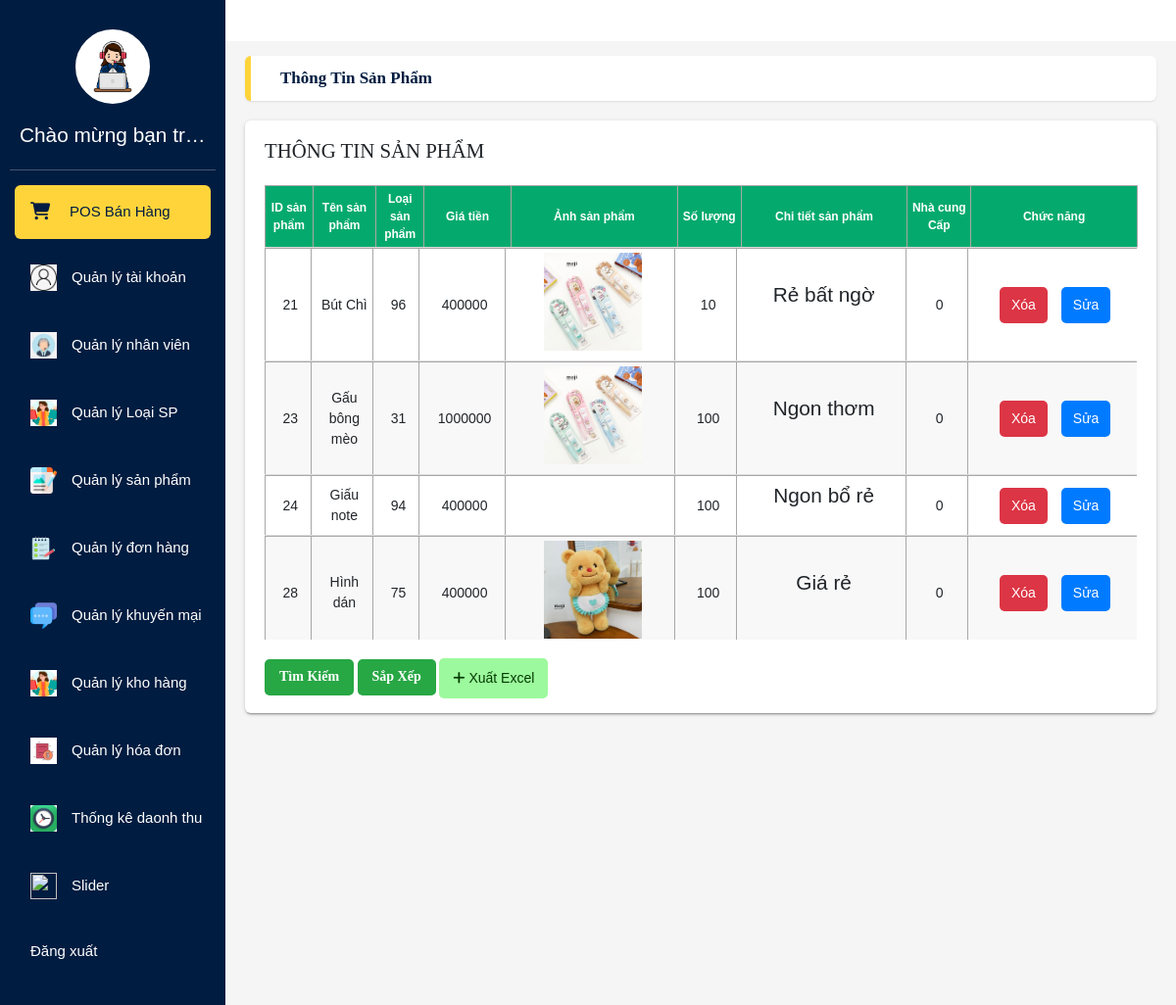
/SanPham/Show, run on the app's committed database.
### tables this page shows
CREATE TABLE `tblsanpham` (
  `id_sanpham` int(11) NOT NULL,
  `tensp` varchar(255) NOT NULL,
  `loaisp_id` int(11) NOT NULL,
  `giasp` float NOT NULL,
  `khuyenmai` float NOT NULL,
  `anhsp` varchar(255) NOT NULL,
  `soluong` int(11) NOT NULL,
  `chitiet_sp` text NOT NULL,
  `id_NCC` int(11) NOT NULL
);

### mvc/core/Controller.php (called while the page is built, shortened)
<?php
    class Controller{
        public function viewAdmin($view, $data=[]){
            require_once "./mvc/views/Admin/".$view.".php";
        }
    }
?>

### mvc/controllers/SanPham.php (called while the page is built, shortened)
<?php
class SanPham extends Controller{
    function Show(){
        $teo = $this->model("SanPhamModel");
        $this->viewAdmin("SanPhamView",
        ["SP"=>$teo->listSanPham()]
        );
    }
    }
?>

### mvc/core/App.php (called while the page is built, shortened)
<?php
class App{
    protected $action="SayHi";
    function __construct(){
        $arr = $this->UrlProcess();
        if( file_exists("./mvc/controllers/".$arr[0].".php") ){
            unset($arr[0]);
        }
        $this->controller = new $this->controller;
        if(isset($arr[1])){
            if( method_exists( $this->controller , $arr[1]) ){
                $this->action = $arr[1];
            }
            unset($arr[1]);
        }
        $this->params = $arr?array_values($arr):[];
        call_user_func_array([$this->controller, $this->action], $this->params );
    }
    function UrlProcess(){
        if( isset($_GET["url"]) ){
            return explode("/", filter_var(trim($_GET["url"], "/")));
        }
    }
}
?>

### index.php (called while the page is built, shortened)
<?php
    $myApp = new App();
?>

### mvc/core/DB.php (called while the page is built, shortened)
<?php
    class DB{
        protected $servername = "localhost";
        protected $username = "root";
        protected $password = "";
        function __construct(){
            $this->con = mysqli_connect($this->servername, $this->username, $this->password);
        }
    }
?>

### mvc/models/SanphamModel.php (called while the page is built, shortened)
<?php
class SanPhamModel extends DB{
    public function listSanPham(){
        $sql = "SELECT * FROM tblsanpham";
         return $result = mysqli_query($this->con,$sql);
    }
}
?>

### mvc/views/Admin/SanPhamView.php (the view, shortened to what this page needs)
<?php
include(__DIR__ . '/../../views/header.php');
include(__DIR__ . '/../../views/Left_side.php');
?>
 <main class="app-content">
        <div class="app-title">
            <ul class="app-breadcrumb breadcrumb side">
            <li class="breadcrumb-item active"><a href="frmThongTinSP.php"><b>Thông tin sản phẩm</b></a></li>
            </ul>
        </div>
        <div class="row">
            <div class="col-md-12">
                <div class="tile">
                    <div class="tile-body" >
    <?php
        if(mysqli_num_rows($data["SP"])>0){
                echo "<p>THÔNG TIN SẢN PHẨM</p>";
                echo"<table id='customers'>";
                    echo "<thead>";
                        echo "<tr>
                        <th>ID sản phẩm</th>
                        <th>Tên sản phẩm</th>
                        <th> Loại sản phẩm</th>
                        <th>Giá tiền</th>
                        <th>Ảnh sản phẩm</th>
                        <th>Số lượng</th>
                        <th>Chi tiết sản phẩm</th>
                         <th> Nhà cung Cấp </th>
                        <th>Chức năng</th>
                        </tr>
                    </thead>
                    <tbody>";
                        while($row = mysqli_fetch_assoc($data["SP"])){
                            echo "<tr>";
                            echo "<td> " .$row["id_sanpham"]. "</td>";
                            echo "<td> " .$row["tensp"]. "</td>";
                            echo "<td> " .$row["loaisp_id"]. "</td>";
                            echo "<td> " .$row["giasp"]. "</td>";
                            echo "<td>  <img src='/CHVanPhongPham/public/uploads/" . $row["anhsp"] ."' alt='' width='100px;'></td>";
                            echo "<td> " .$row["soluong"]. "</td>";
                            echo "<td> " .$row["chitiet_sp"]. "</td>";
                            echo "<td>" .$row["id_NCC"]. " </td>";
                            echo "<td>
                            <a href='/CHVanPhongPham/SanPham/Delete/".$row["id_sanpham"]."' class='btn btn-delete' type='button' title='Xóa'>Xóa</a>
                              <a href='/CHVanPhongPham/SanPham/Edit/".$row["id_sanpham"]."' class='btn btn-edit' type='button'  title='Sửa'>Sửa</a>
                            </td>";
                            echo"</tr>";
                    }
                    echo "</tbody>";
                    echo "</table>";
        }
        else{
            echo "Khong co ban ghi";
        }
?>
</div>
    <button>
        <a href = '/CHVanPhongPham/SanPham/Search'> Tìm Kiếm</a>
    </button>
    <button>
        <a href = '/CHVanPhongPham/SanPham/Sort'> Sắp Xếp</a>
    </button>
    <a class='btn btn-add btn-sm' onclick = "xuatexcel()" title='Xuat_excel'><i class='fas fa-plus'></i>
     Xuất Excel </a>
    </div>
    </div>
    </div>
</body>
</html>
</body>

### public/css/main.css (style rules this page uses)
p { font-size: 1.3rem; }
#customers { font-family: Arial, Helvetica, sans-serif; border-collapse: collapse; width: 100%; }
#customers td { padding-left: 1% !important; border: 1px solid #ddd; }
#customers th { border: 1px solid #ddd; padding: 8px; }
#customers tr:nth-child(even) { background-color: #f2f2f2; }
#customers th { padding-top: 12px; padding-bottom: 12px; background-color: #04AA6D; color: white; font-size: 12px; }

### mvc/views/Admin/SanPhamView.php (style rules this page uses)
.btn { padding: 8px 12px; margin-right: 5px; border-radius: 5px; cursor: pointer; font-size: 14px; }
.btn-edit { background-color: #007bff; color: white; }
.btn-delete { background-color: #dc3545; color: white; }
button a { color: white; text-decoration: none; }
button { display: inline-block; padding: 10px 15px; background-color: #28a745; color: white; border-radius: 5px; border: none; cursor: pointer; font-weight: bold; margin-top: 20px; }
#customers { width: 100%; border-collapse: collapse; }
#customers th, #customers td { width: auto; padding: 10px; text-align: center; }
#customers th:nth-child(1), #customers td:nth-child(1) { width: 5%; }
#customers th:nth-child(2), #customers td:nth-child(2) { width: 7%; }
#customers th:nth-child(3), #customers td:nth-child(3) { width: 5%; }
#customers th:nth-child(4), #customers td:nth-child(4) { width: 10%; }
#customers th:nth-child(5), #customers td:nth-child(5) { width: 20%; }
#customers th:nth-child(6), #customers td:nth-child(6) { width: 7%; }
#customers th:nth-child(7), #customers td:nth-child(7) { width: 20%; }
#customers th:nth-child(8), #customers td:nth-child(8) { width: 7%; }
#customers th:nth-child(9), #customers td:nth-child(9) { width: 20%; }
#customers tbody { display: block; max-height: 400px; overflow-y: auto; overflow-x: hidden; }
#customers thead, #customers tbody tr { display: table; width: 100%; table-layout: fixed; }
#customers th, #customers td { padding: 4px; text-align: center; border-bottom: 1px solid #ddd; }
#customers td:last-child { text-align: center; white-space: nowrap; max-width: 200px; }
#customers td:last-child a { display: inline-block; width: auto; margin: 0 5px; vertical-align: middle; }

### data on the page
tblsanpham: id_sanpham "21", tensp "Bút Chì", loaisp "96", giasp "400000", anhsp (picture), soluong "10", chitiet_sp "Rẻ bất ngờ", id_NCC "0"
tblsanpham: id_sanpham "23", tensp "Gấu bông mèo", loaisp "31", giasp "1000000", anhsp (picture), soluong "100", chitiet_sp "Ngon thơm", id_NCC "0"
tblsanpham: id_sanpham "24", tensp "Giấu note", loaisp "94", giasp "400000", soluong "100", chitiet_sp "Ngon bổ rẻ", id_NCC "0"
tblsanpham: id_sanpham "28", tensp "Hình dán", loaisp "75", giasp "400000", anhsp (picture), soluong "100", chitiet_sp "Giá rẻ", id_NCC "0"
